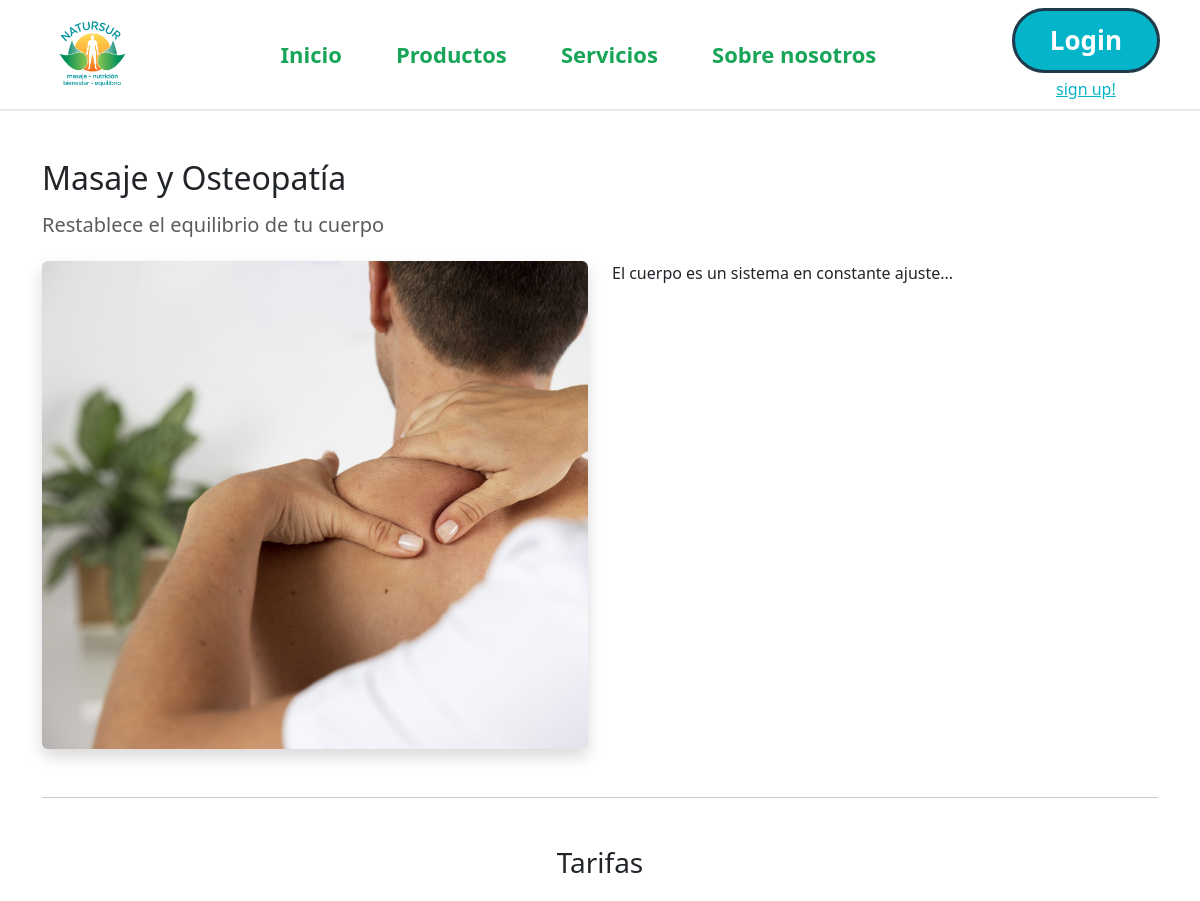
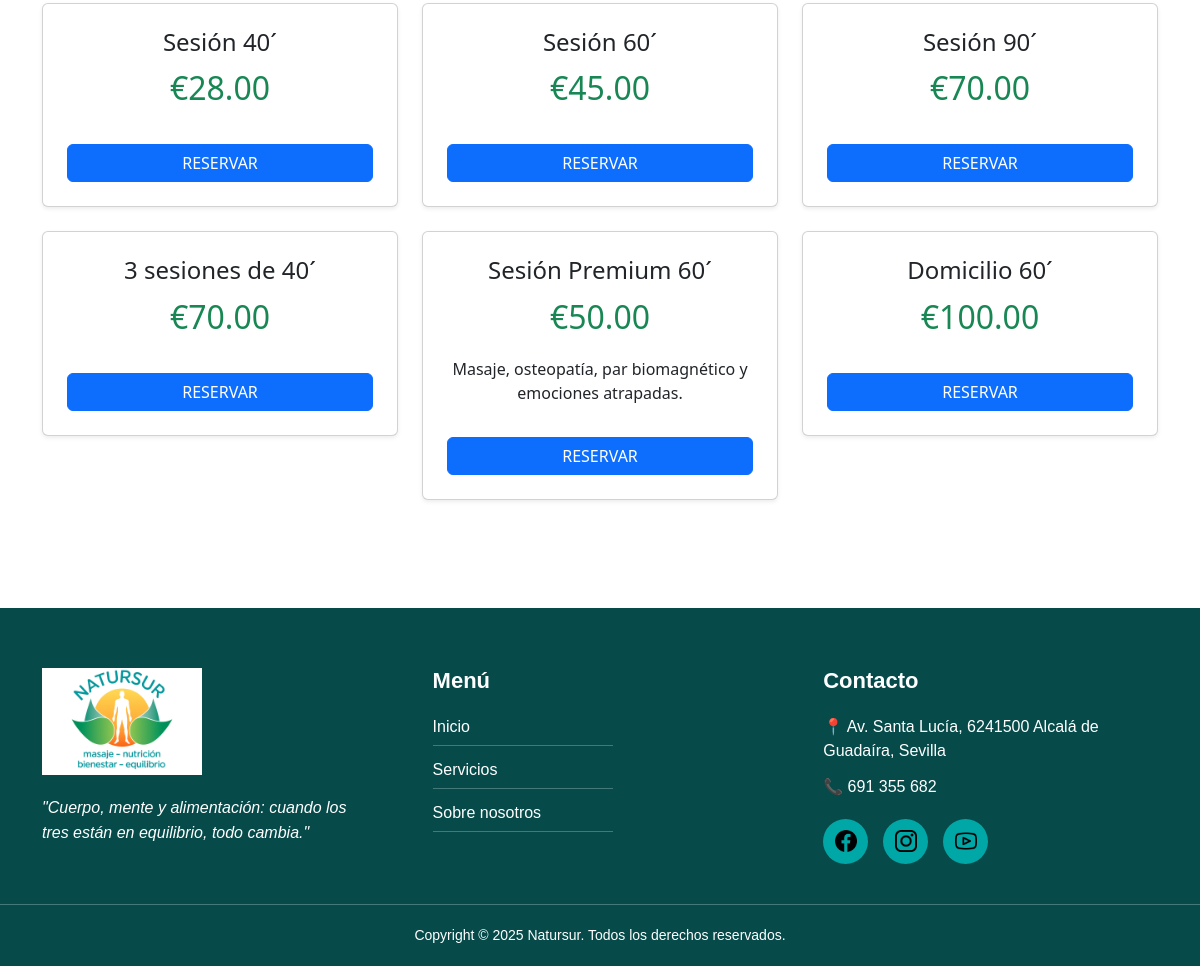
The app's page /servicios/1/ with its own data (2 pictures, top to bottom).
### main/models.py (models this page shows, shortened)
class Service(models.Model):
    title = models.CharField(max_length=255)
    subtitle = models.CharField(max_length=255)
    description = models.TextField()
    image = models.ImageField(upload_to='services/')
    imagen_der = models.BooleanField(default=True)

class Tarifa(models.Model):
    service = models.ForeignKey(Service, on_delete=models.CASCADE, related_name="tarifas")
    title = models.CharField(max_length=255)
    price = models.DecimalField(max_digits=10, decimal_places=2)
    description = models.TextField(blank=True)

### main/views.py (the view)
# urls.py: path("servicios/<int:service_id>/", views.servicio_detalle, name="servicio_detalle"),
def servicio_detalle(request, service_id):
    service = get_object_or_404(Service, id=service_id)
    tarifas = Tarifa.objects.filter(service=service)
    return render(request, "servicios/detalle.html", {
        "service": service,
        "tarifas": tarifas,
    })

### main/templates/servicios/detalle.html
{% extends "base.html" %}
{% block content %}
<section class="container py-5">
    <h2 class="mb-3">{{ service.title }}</h2>
    <h5 class="text-muted">{{ service.subtitle }}</h5>
    <div class="row mt-4">
        <div class="col-md-6">
            <img src="{{ service.image.url }}" class="img-fluid rounded shadow">
        </div>
        <div class="col-md-6">
            <p>{{ service.description }}</p>
        </div>
    </div>
    <hr class="my-5">
    <h3 class="text-center mb-4">Tarifas</h3>
    <div class="row g-4">
        {% for t in tarifas %}
        <div class="col-md-4">
            <div class="card shadow-sm p-4 text-center">
                <h4>{{ t.title }}</h4>
                <p class="text-success fs-2">€{{ t.price }}</p>
                {% if t.description %}
                <p>{{ t.description }}</p>
                {% endif %}
                <a href="/citas/crear/{{ service.id }}/{{ t.id }}/" class="btn btn-primary mt-3">
                    RESERVAR
                </a>
            </div>
        </div>
        {% endfor %}
    </div>
</section>
{% endblock %}

### records on screen
Service: title "Masaje y Osteopatía", subtitle "Restablece el equilibrio de tu cuerpo", image (picture), description "El cuerpo es un sistema en constante ajuste..."
Tarifa: title "Sesión 40´", price "28.00"
Tarifa: title "Sesión 60´", price "45.00"
Tarifa: title "Sesión 90´", price "70.00"
Tarifa: title "3 sesiones de 40´", price "70.00"
Tarifa: title "Sesión Premium 60´", price "50.00", description "Masaje, osteopatía, par biomagnético y emociones atrapadas."
Tarifa: title "Domicilio 60´", price "100.00"
